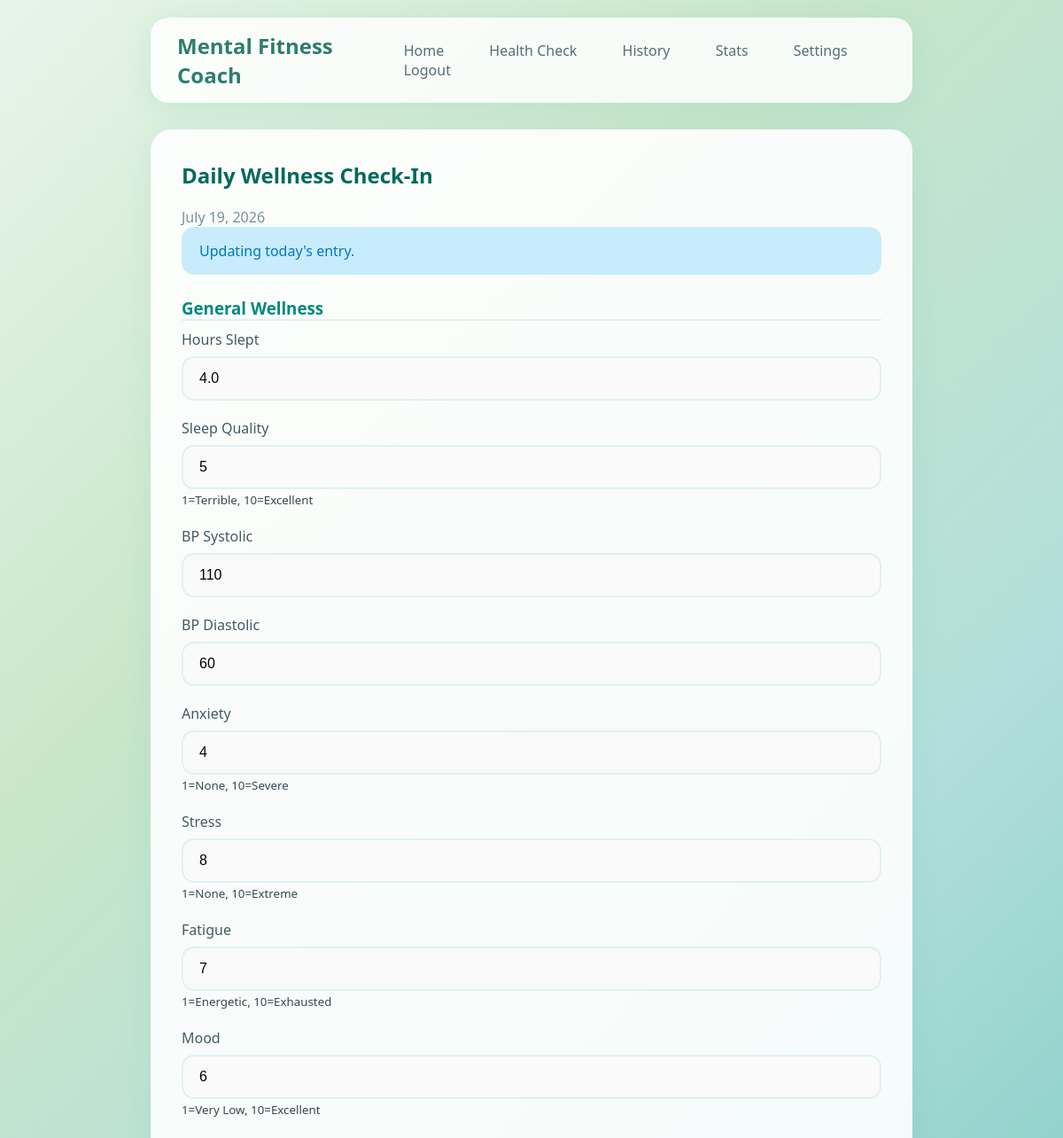
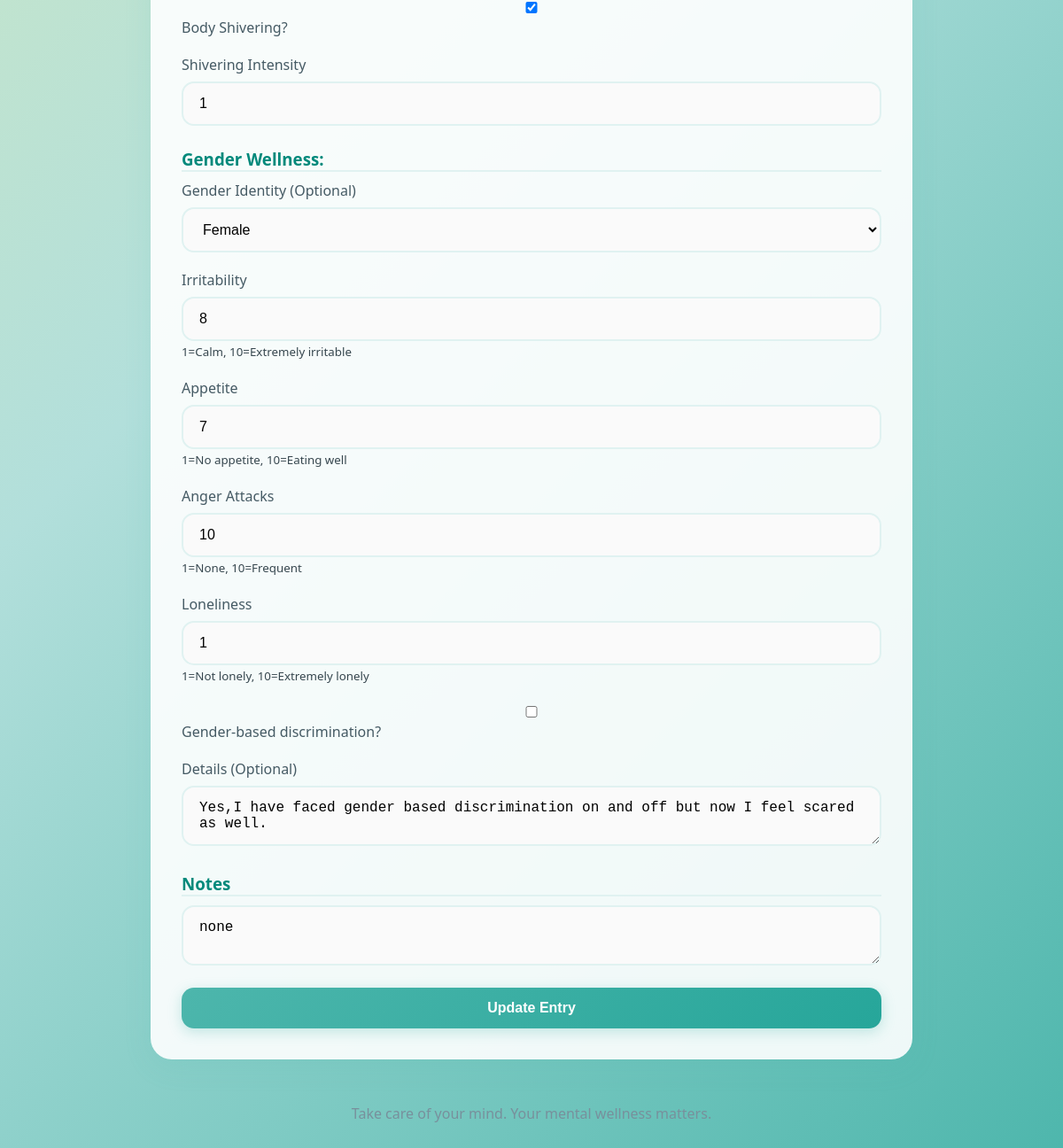
Page /health/add/ (signed in) on the committed database (2 pictures, top to bottom).
### data/models.py (models this page shows, shortened)
class WellnessEntry(models.Model):
    user = models.ForeignKey(settings.AUTH_USER_MODEL, on_delete=models.CASCADE, related_name='wellness_entries')
    date = models.DateField(auto_now_add=True)
    created_at = models.DateTimeField(auto_now_add=True)
    updated_at = models.DateTimeField(auto_now=True)
    sleep_hours = models.DecimalField(max_digits=4, decimal_places=1, validators=[MinValueValidator(0), MaxValueValidator(24)])
    sleep_quality = models.PositiveSmallIntegerField(validators=[MinValueValidator(1), MaxValueValidator(10)])
    bp_systolic = models.PositiveSmallIntegerField(validators=[MinValueValidator(70), MaxValueValidator(200)])
    bp_diastolic = models.PositiveSmallIntegerField(validators=[MinValueValidator(40), MaxValueValidator(130)])
    anxiety_level = models.PositiveSmallIntegerField(validators=[MinValueValidator(1), MaxValueValidator(10)])
    stress_level = models.PositiveSmallIntegerField(validators=[MinValueValidator(1), MaxValueValidator(10)])
    fatigue_level = models.PositiveSmallIntegerField(validators=[MinValueValidator(1), MaxValueValidator(10)])
    mood_rating = models.PositiveSmallIntegerField(validators=[MinValueValidator(1), MaxValueValidator(10)])
    body_shivering = models.BooleanField(default=False)
    shivering_intensity = models.PositiveSmallIntegerField(validators=[MinValueValidator(1), MaxValueValidator(10)], blank=True, null=True)
    GENDER_CHOICES = [('', '--'), ('male', 'Male'), ('female', 'Female'), ('non_binary', 'Non-binary'), ('transgender_male', 'Transgender Male'), ('transgender_female', 'Transgender Female'), ('prefer_not_to_say', 'Prefer not to say'), ('other', 'Other')]
    gender_identity = models.CharField(max_length=20, choices=GENDER_CHOICES, blank=True)
    irritability_level = models.PositiveSmallIntegerField(validators=[MinValueValidator(1), MaxValueValidator(10)], blank=True, null=True)
    appetite_level = models.PositiveSmallIntegerField(validators=[MinValueValidator(1), MaxValueValidator(10)], blank=True, null=True)
    anger_attacks = models.PositiveSmallIntegerField(validators=[MinValueValidator(1), MaxValueValidator(10)], blank=True, null=True)
    loneliness_level = models.PositiveSmallIntegerField(validators=[MinValueValidator(1), MaxValueValidator(10)], blank=True, null=True)
    experienced_discrimination = models.BooleanField(default=False)
    discrimination_details = models.TextField(blank=True)
    notes = models.TextField(blank=True)
    class Meta:
        ordering = ['-date']
        unique_together = ['user', 'date']

### data/views.py (the view)
# urls.py: path('add/', views.add_entry, name='add'),
@login_required
def add_entry(request):
    today = timezone.now().date()
    existing = WellnessEntry.objects.filter(user=request.user, date=today).first()
    if request.method == 'POST':
        form = WellnessEntryForm(request.POST, instance=existing)
        if form.is_valid():
            entry = form.save(commit=False)
            entry.user = request.user
            entry.save()
            messages.success(request, 'Saved!')
            return redirect('data:history')
    else:
        form = WellnessEntryForm(instance=existing)
    return render(request, 'data/add_entry.html', {'form': form, 'existing': existing, 'today': today})

### data/templates/data/add_entry.html (shortened to what this page needs)
{% extends 'users/base.html' %}
{% block content %}
<div class="card">
    <h2 style="color:#00695c;">Daily Wellness Check-In</h2>
    <p class="text-muted">{{ today|date:"F d, Y" }}</p>
    {% if existing %}<div class="alert alert-info">Updating today's entry.</div>{% endif %}
    <form method="post" novalidate>{% csrf_token %}
        <h3 style="color:#00897b;margin:25px 0 10px;border-bottom:2px solid #e0f2f1;">General Wellness</h3>
        <div class="row"><div class="col-md-6"><div class="form-group"><label>{{ form.sleep_hours.label }}</label>{{ form.sleep_hours }}</div></div><div class="col-md-6"><div class="form-group"><label>{{ form.sleep_quality.label }}</label>{{ form.sleep_quality }}<small>{{ form.sleep_quality.help_text }}</small></div></div></div>
        <div class="row"><div class="col-md-6"><div class="form-group"><label>{{ form.bp_systolic.label }}</label>{{ form.bp_systolic }}</div></div><div class="col-md-6"><div class="form-group"><label>{{ form.bp_diastolic.label }}</label>{{ form.bp_diastolic }}</div></div></div>
        <div class="row"><div class="col-md-3"><div class="form-group"><label>{{ form.anxiety_level.label }}</label>{{ form.anxiety_level }}<small>{{ form.anxiety_level.help_text }}</small></div></div><div class="col-md-3"><div class="form-group"><label>{{ form.stress_level.label }}</label>{{ form.stress_level }}<small>{{ form.stress_level.help_text }}</small></div></div><div class="col-md-3"><div class="form-group"><label>{{ form.fatigue_level.label }}</label>{{ form.fatigue_level }}<small>{{ form.fatigue_level.help_text }}</small></div></div><div class="col-md-3"><div class="form-group"><label>{{ form.mood_rating.label }}</label>{{ form.mood_rating }}<small>{{ form.mood_rating.help_text }}</small></div></div></div>
        <div class="form-group"><label class="checkbox-label">{{ form.body_shivering }}<span>{{ form.body_shivering.label }}</span></label></div>
        <div class="form-group"><label>{{ form.shivering_intensity.label }}</label>{{ form.shivering_intensity }}</div>
        <h3 style="color:#00897b;margin:25px 0 10px;border-bottom:2px solid #e0f2f1;">Gender Wellness:</h3>
        <div class="form-group"><label>{{ form.gender_identity.label }}</label>{{ form.gender_identity }}</div>
        <div class="row"><div class="col-md-3"><div class="form-group"><label>{{ form.irritability_level.label }}</label>{{ form.irritability_level }}<small>{{ form.irritability_level.help_text }}</small></div></div><div class="col-md-3"><div class="form-group"><label>{{ form.appetite_level.label }}</label>{{ form.appetite_level }}<small>{{ form.appetite_level.help_text }}</small></div></div><div class="col-md-3"><div class="form-group"><label>{{ form.anger_attacks.label }}</label>{{ form.anger_attacks }}<small>{{ form.anger_attacks.help_text }}</small></div></div><div class="col-md-3"><div class="form-group"><label>{{ form.loneliness_level.label }}</label>{{ form.loneliness_level }}<small>{{ form.loneliness_level.help_text }}</small></div></div></div>
        <div class="form-group"><label class="checkbox-label">{{ form.experienced_discrimination }}<span>{{ form.experienced_discrimination.label }}</span></label></div>
        <div class="form-group"><label>{{ form.discrimination_details.label }}</label>{{ form.discrimination_details }}</div>
        <h3 style="color:#00897b;margin:25px 0 10px;border-bottom:2px solid #e0f2f1;">Notes</h3>
        <div class="form-group">{{ form.notes }}</div>
        <button type="submit" class="btn" style="width:100%">{% if existing %}Update{% else %}Save{% endif %} Entry</button>
    </form>
</div>
{% endblock %}

### users/Templates/users/base.html (style rules this page uses)
* { margin: 0; padding: 0; box-sizing: border-box; }
body { font-family: 'Segoe UI', Tahoma, Geneva, Verdana, sans-serif; background: linear-gradient(135deg, #e8f5e9 0%, #c8e6c9 25%, #b2dfdb 50%, #80cbc4 75%, #4db6ac 100%); min-height: 100vh; color: #37474f; }
.card { background: rgba(255, 255, 255, 0.9); padding: 35px; border-radius: 24px; box-shadow: 0 8px 32px rgba(77, 182, 172, 0.12); margin-bottom: 20px; }
h1, h2, h3 { color: #2e7d6d; margin-bottom: 20px; }
.form-group { margin-bottom: 20px; }
label { display: block; margin-bottom: 8px; color: #455a64; font-weight: 500; }
input, select, textarea { width: 100%; padding: 14px 18px; border: 2px solid #e0f2f1; border-radius: 14px; font-size: 1rem; background: #fafafa; }
.btn { display: inline-block; padding: 14px 28px; background: linear-gradient(135deg, #4db6ac 0%, #26a69a 100%); color: white; border: none; border-radius: 14px; font-size: 1rem; font-weight: 600; cursor: pointer; text-decoration: none; box-shadow: 0 4px 15px rgba(77, 182, 172, 0.3); }
.alert { padding: 16px 20px; border-radius: 14px; margin-bottom: 20px; }
.alert-info { background: rgba(179, 229, 252, 0.7); color: #0277bd; }
.text-muted { color: #78909c; }

### rows in the picture
WellnessEntry: sleep_hours "4.0", sleep_quality "5", bp_systolic "110", bp_diastolic "60", anxiety_level "4", stress_level "8", fatigue_level "7", mood_rating "6", body_shivering "☑", shivering_intensity "1", gender_identity "Female", irritability_level "8", appetite_level "7", anger_attacks "10", loneliness_level "1", discrimination_details "Yes,I have faced gender based discrimination on and off but now I feel scared as well.", notes "none"
